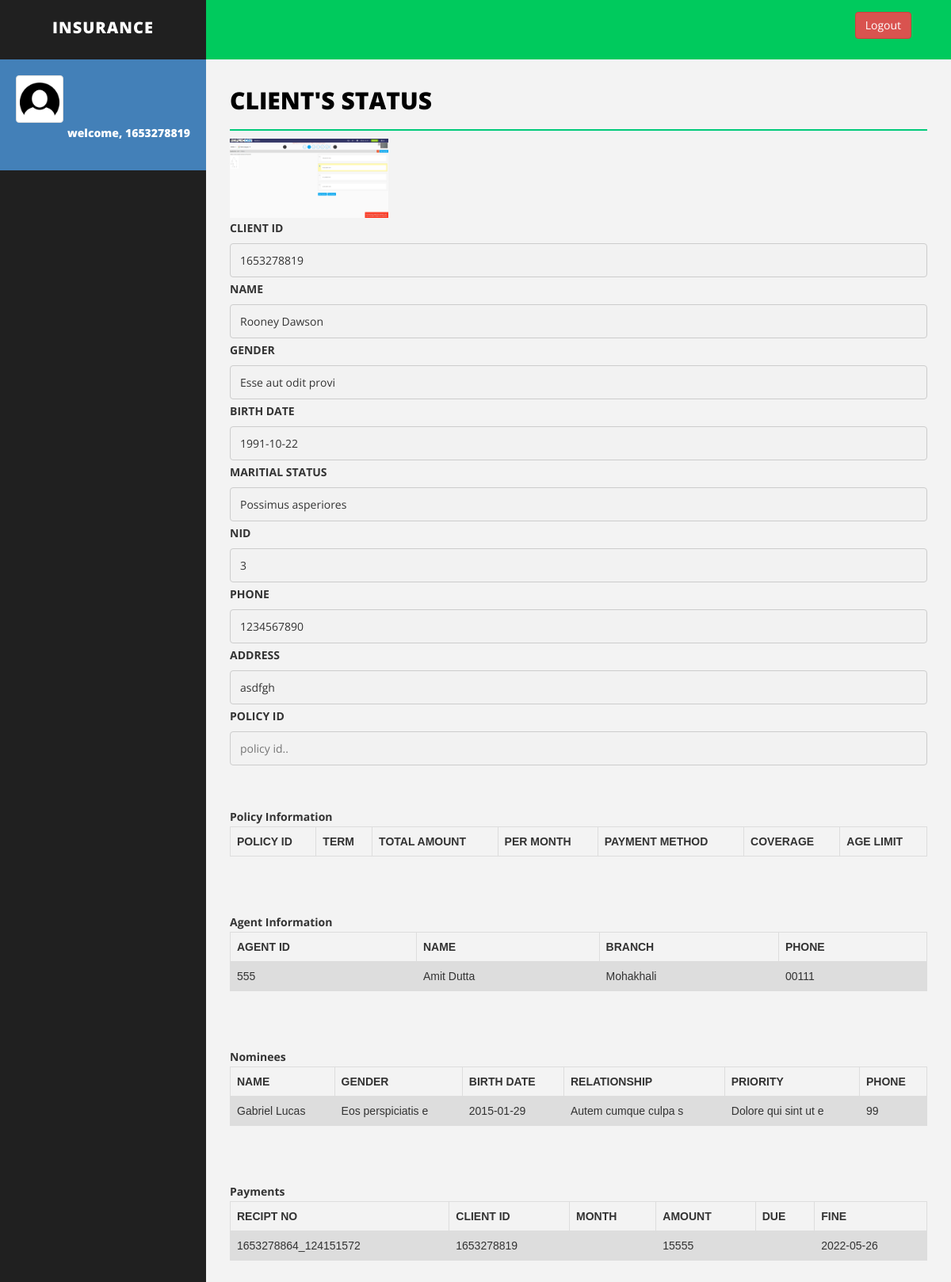
The app's page /clienthomebkp.php (signed in) with its own data.
### tables this page shows
CREATE TABLE `client` (
  `client_id` varchar(200) NOT NULL,
  `client_password` varchar(30) NOT NULL,
  `name` varchar(50) NOT NULL,
  `sex` varchar(20) NOT NULL,
  `birth_date` varchar(20) NOT NULL,
  `marital_status` varchar(20) NOT NULL,
  `nid` varchar(50) NOT NULL,
  `phone` varchar(20) NOT NULL,
  `address` varchar(50) NOT NULL,
  `agent_id` varchar(20) NOT NULL,
  `image` varchar(200) NOT NULL,
  `child1_name` text NOT NULL,
  `child1_gender` text NOT NULL,
  `child1_birth_date` text NOT NULL,
  `child1_national_id` text NOT NULL,
  `child1_relationship` text NOT NULL,
  `child1_priority` text NOT NULL,
  `child1_phone` int(255) NOT NULL,
  `child2_name` text NOT NULL,
  `child2_gender` text NOT NULL,
  `child2_birth_date` text NOT NULL,
  `child2_national_id` text NOT NULL,
  `child2_relationship` text NOT NULL,
  `child2_priority` text NOT NULL,
  `child2_phone` int(255) NOT NULL,
  `father_name` text NOT NULL,
  `father_gender` text NOT NULL,
  `father_birth_date` text NOT NULL,
  `father_national_id` text NOT NULL,
  `father_relationship` text NOT NULL,
  `father_priority` text NOT NULL,
  `father_phone` int(255) NOT NULL,
  `mother_name` text NOT NULL,
  `mother_gender` text NOT NULL,
  `mother_birth_date` text NOT NULL,
  `mother_national_id` text NOT NULL,
  `mother_relationship` text NOT NULL,
  `mother_priority` text NOT NULL,
  `mother_phone` int(255) NOT NULL,
  `start_date` varchar(255) NOT NULL,
  `end_date` varchar(255) NOT NULL,
  `due_date` varchar(255) NOT NULL,
  `policy_id` varchar(255) NOT NULL,
  `due_amount` varchar(255) NOT NULL,
  `shared_location` varchar(255) NOT NULL,
  `adhar_number` varchar(255) NOT NULL
);

CREATE TABLE `agent` (
  `agent_id` varchar(50) NOT NULL,
  `agent_password` varchar(30) NOT NULL,
  `name` varchar(50) NOT NULL,
  `branch` varchar(50) NOT NULL,
  `phone` varchar(50) NOT NULL
);

CREATE TABLE `nominee` (
  `nominee_id` varchar(200) NOT NULL,
  `client_id` varchar(100) NOT NULL,
  `name` varchar(50) NOT NULL,
  `sex` varchar(20) NOT NULL,
  `birth_date` varchar(50) NOT NULL,
  `nid` varchar(50) NOT NULL,
  `relationship` varchar(20) NOT NULL,
  `priority` varchar(20) NOT NULL,
  `phone` varchar(50) NOT NULL
);

CREATE TABLE `payment` (
  `recipt_no` varchar(20) NOT NULL,
  `client_id` varchar(50) NOT NULL,
  `start_date` date NOT NULL,
  `amount` double NOT NULL,
  `expiry_date` date NOT NULL,
  `fine` varchar(50) NOT NULL,
  `agent_id` varchar(30) NOT NULL
);

### clienthomebkp.php (the view, shortened to what this page needs)
<!DOCTYPE html>
<html>
<head>
<?php
	include'connection.php';
?>
    <link href="assets/css/bootstrap.css" rel="stylesheet" />
    <link href="assets/css/font-awesome.css" rel="stylesheet" />
    <link href="assets/css/basic.css" rel="stylesheet" />
    <link href="assets/css/custom.css" rel="stylesheet" />
</head>
<body>
    <div id="wrapper">
        <nav class="navbar navbar-default navbar-cls-top " role="navigation" style="margin-bottom: 0">
            <div class="navbar-header">
                <a class="navbar-brand" href="index.php">Insurance</a>
            </div>
            <div class="header-right">
                 <a href="<?php echo "logout.php" ?>" class="btn btn-danger" title="Logout">Logout</a>
            </div>
        </nav>
        <nav class="navbar-default navbar-side" role="navigation">
            <div class="sidebar-collapse">
                <ul class="nav" id="main-menu">
                    <li>
                        <div class="user-img-div">
                            <img src="assets/img/user.png" class="img-thumbnail" />
                            <div class="inner-text">
								  <?php
										echo "welcome, ".$_SESSION["username"];
								?>
                            <br />
                            </div>
                        </div>
                    </li>
                </ul>
            </div>
        </nav>
        <div id="page-wrapper">
                <div class="row">
                    <div class="col-md-12">
                        <h1 class="page-head-line">Client's Status</h1>
<?php
		$client_id = $_SESSION["username"];
	$sql = "SELECT * from client where client_id='$client_id'";
	$result = $conn->query($sql);
	while($row = $result->fetch_assoc()) {
		$images = $row["image"];
?>
			<img class="profile-user-img img-responsive"  width="200px" height="200px" src="<?php echo "../project/uploads/".$images ?>" alt="User profile picture">
<?php
		echo "<label for=\"fname\">CLIENT ID</label>";
	    echo "<input disabled type=\"text\" client_id=\"fname\" name=\"client_id\" placeholder=\"Your id..\" value=\"$row[client_id]\">";
		echo "<label for=\"fname\">NAME</label>";
	    echo "<input disabled type=\"text\" client_id=\"fname\" name=\"name\" placeholder=\"Your Name..\" value=\"$row[name]\">";
		echo "<label for=\"fname\">GENDER</label>";
		echo "<input disabled type=\"text\" client_id=\"fname\" name=\"sex\" placeholder=\"Your Gender..\" value=\"$row[sex]\">";
		echo "<label for=\"fname\">BIRTH DATE</label>";
		echo "<input disabled type=\"text\" client_id=\"fname\" name=\"birth_date\" placeholder=\"Your Birth Date..\" value=\"$row[birth_date]\">";
		echo "<label for=\"fname\">MARITIAL STATUS</label>";
		echo "<input disabled type=\"text\" client_id=\"fname\" name=\"marital_status\" placeholder=\"Your Maritial Status..\" value=\"$row[marital_status]\">";
		echo "<label for=\"fname\">NID</label>";
		echo "<input disabled type=\"text\" client_id=\"fname\" name=\"nid\" placeholder=\"Your NID..\" value=\"$row[nid]\">";
		echo "<label for=\"fname\">PHONE</label>";
		echo "<input disabled type=\"text\" client_id=\"fname\" name=\"phone\" placeholder=\"Your Phone..\" value=\"$row[phone]\">";
		echo "<label for=\"fname\">ADDRESS</label>";
		echo "<input disabled type=\"text\" client_id=\"fname\" name=\"address\" placeholder=\"Your Address..\" value=\"$row[address]\">";
		echo "<label for=\"fname\">POLICY ID</label>";
		echo "<input disabled type=\"text\" client_id=\"fname\" name=\"policy_id\" placeholder=\"policy id..\" value=\"$row[policy_id]\">";
		$c_id      = $row["client_id"];
		$agent_id  = $row["agent_id"];
    }
		echo "<br>\n";
	    echo "<br>\n";
	echo "<table class=\"table\">\n";
    echo "  <tr>\n";
    echo "    <th>POLICY ID</th>\n";
    echo "    <th>TERM</th>\n";
    echo "    <th>TOTAL AMOUNT</th>\n";
    echo "    <th>PER MONTH</th>\n";
	echo "    <th>PAYMENT METHOD</th>\n";
    echo "    <th>COVERAGE</th>\n";
    echo "    <th>AGE LIMIT</th>\n";
    echo "  </tr>";
	?>
	</div>
	<?php
	echo "<br>\n";
	echo '<b>Policy Information</b>';
	$sql = "SELECT agent_id, name ,branch, phone FROM agent where agent_id='$agent_id'";
	$result = $conn->query($sql);
	echo "<table class=\"table\">\n";
    echo "  <tr>\n";
    echo "    <th>AGENT ID</th>\n";
    echo "    <th>NAME</th>\n";
    echo "    <th>BRANCH</th>\n";
    echo "    <th>PHONE</th>\n";
    echo "  </tr>";
	if ($result->num_rows > 0) {
	while($row = $result->fetch_assoc()) {
		echo "<tr>\n";
		echo "    <td>".$row["agent_id"]."</td>\n";
		echo "    <td>".$row["name"]."</td>\n";
		echo "    <td>".$row["branch"]."</td>\n";
		echo "    <td>".$row["phone"]."</td>\n";
	}
	}
	echo "<br>\n";
	echo "<br>\n";
		echo '<b>Agent Information</b>';
	$sql = "SELECT * FROM nominee where client_id='$c_id'";
	$result = $conn->query($sql);
	echo "<table class=\"table\">\n";
    echo "  <tr>\n";
    echo "    <th>NAME</th>\n";
    echo "    <th>GENDER</th>\n";
    echo "    <th>BIRTH DATE</th>\n";
	echo "    <th>RELATIONSHIP</th>\n";
	echo "    <th>PRIORITY</th>\n";
    echo "    <th>PHONE</th>\n";
    echo "  </tr>";
	if ($result->num_rows > 0) {
	while($row = $result->fetch_assoc()) {
		echo "<tr>\n";
		echo "    <td>".$row["name"]."</td>\n";
		echo "    <td>".$row["sex"]."</td>\n";
		echo "    <td>".$row["birth_date"]."</td>\n";
		echo "    <td>".$row["relationship"]."</td>\n";
		echo "    <td>".$row["priority"]."</td>\n";
		echo "    <td>".$row["phone"]."</td>\n";
	}
	}
	echo "<br>\n";
	echo "<br>\n";
	echo '<b>Nominees</b>';
	$sql = "SELECT * FROM payment where client_id='$c_id'";
	$result = $conn->query($sql);
	echo "<table class=\"table\">\n";
    echo "  <tr>\n";
    echo "    <th>RECIPT NO</th>\n";
    echo "    <th>CLIENT ID</th>\n";
    echo "    <th>MONTH</th>\n";
    echo "    <th>AMOUNT</th>\n";
	echo "    <th>DUE</th>\n";
    echo "    <th>FINE</th>\n";
    echo "  </tr>";
	if ($result->num_rows > 0) {
	while($row = $result->fetch_assoc()) {
		echo "<tr>\n";
		echo "    <td>".$row["recipt_no"]."</td>\n";
		echo "    <td>".$row["client_id"]."</td>\n";
		echo "    <td>".$row["month"]."</td>\n";
		echo "    <td>".$row["amount"]."</td>\n";
		echo "    <td>".$row["due"]."</td>\n";
		echo "    <td>".$row["fine"]."</td>\n";
	}
	}
	echo "<br>\n";
	echo "<br>\n";
	echo '<b>Payments</b>';
	echo "</table>\n";
?>
                </div>
        </div>
    </div>
</body>
</html>

### assets/css/basic.css (style rules this page uses)
body { font-family: 'Open Sans', sans-serif; line-height:25px; }
#wrapper { width: 100%; background: #202020; }
#page-wrapper { padding: 15px 15px; min-height: 600px; background: #F3F3F3; }
.page-head-line { font-size: 30px; text-transform: uppercase; color: #000; font-weight: 800; padding-bottom: 20px; border-bottom: 2px solid #00CA79; margin-bottom: 10px; }
.navbar-cls-top .navbar-brand { color: #fff; background: #202020; width: 260px; text-align: center; height: 75px; font-size: 20px; letter-spacing: 1px; font-weight: 900; padding-top: 25px; text-transform:uppercase; }
.header-right { color: #fff; padding: 15px 50px 5px 50px; float: right; font-size: 16px; }
.user-img-div { min-height: 140px; padding: 20px; background-color: #4380B8; }
.user-img-div img { max-height: 60px; }
.user-img-div .inner-text { text-align: right; position: relative; color: #fff; font-weight: 800; line-height: 25px; }
.sidebar-collapse, .sidebar-collapse .nav { background: none; }
.sidebar-collapse .nav { padding: 0; }
.navbar-side { border: none; background-color: #202020; }
.navbar-cls-top { background: #00ca5d; border-bottom: none; }
.navbar-default { border: 0px solid black; }
.navbar-header { background: #000000; }
@media (min-width:768px) { #page-wrapper { margin: 0 0 0 260px; padding: 15px 30px; min-height: 1200px; } }
@media (min-width:768px) { .navbar-side { z-index: 1; position: absolute; width: 260px; } }
@media (min-width:768px) { .navbar { border-radius: 0px; } }

### clienthomebkp.php (style rules this page uses)
input[type=text], select { width: 100%; padding: 8px 12px; margin: 2px 0; display: inline-block; border: 1px solid #ccc; border-radius: 4px; box-sizing: border-box; }
table { font-family: arial, sans-serif; border-collapse: collapse; width: 100%; }
td, th { border: 1px solid #dddddd; text-align: left; padding: 8px; }
tr:nth-child(even) { background-color: #dddddd; }

### records on screen
client: image (picture), client_id "1653278819", name "Rooney Dawson", sex "Esse aut odit provi", birth_date "1991-10-22", marital_status "Possimus asperiores", nid "3", phone "1234567890", address "asdfgh"
agent: agent_id "555", name "Amit Dutta", branch "Mohakhali", phone "00111"
nominee: name "Gabriel Lucas", sex "Eos perspiciatis e", birth_date "2015-01-29", relationship "Autem cumque culpa s", priority "Dolore qui sint ut e", phone "99"
payment: recipt_no "1653278864_124151572", client "1653278819", amount "15555", fine "2022-05-26"

### other values on screen
$_SESSION["username"] "1653278819"
